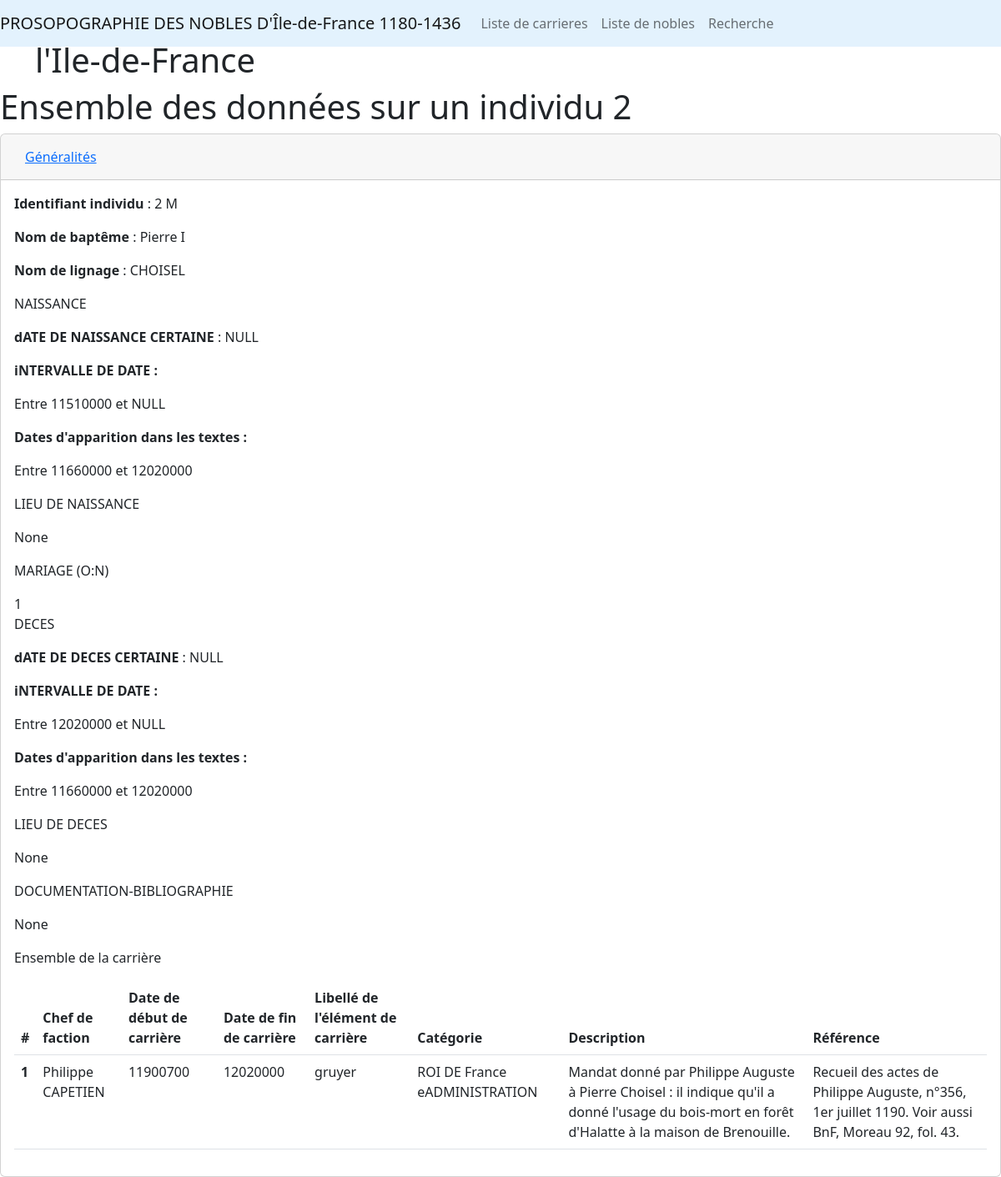
Page /individus/2 on the committed database.
### app/models/nobility.py (models this page shows)
class IndIndividus(db.Model):
    __tablename__="indindividus"
    IND_id=db.Column(db.Integer,primary_key=True)
    IND_sexe=db.Column(db.Text)
    IND_prenom=db.Column(db.Text)
    IND_lignage=db.Column(db.Text)
    NUM_lignage=db.Column(db.Text)
    IND_surnom=db.Column(db.Text)
    IND_dat_naissance=db.Column(db.Text)
    IND_dat_naiss_approx_1=db.Column(db.Text)
    IND_dat_naiss_approx_2=db.Column(db.Text)
    IND_dat_deces=db.Column(db.Text)
    IND_dat_deces_approx_1=db.Column(db.Text)
    IND_dat_deces_approx_2=db.Column(db.Text)
    IND_dat_deces=db.Column(db.Text)
    IND_dat_deb_apparition=db.Column(db.Text)
    IND_dat_fin_apparition=db.Column(db.Text)
    IND_inhumation=db.Column(db.Text)
    IND_naiss_lieu=db.Column(db.Text)
    IND_deces=db.Column(db.Text)
    IND_origine_geo=db.Column(db.Text)
    IND_mariage=db.Column(db.Text)
    IND_documentation=db.Column(db.Text)
    IND_comm=db.Column(db.Text)
    relation_carriere_sortante = db.relationship(
        "CrrCarriere",
        foreign_keys='CrrCarriere.IND_id_1',
        primaryjoin="IndIndividus.IND_id == CrrCarriere.IND_id_1",
        backref="relation_carriere_sortante",
        lazy="dynamic"
    )
    relation_carriere_entrante = db.relationship(
        "CrrCarriere",
        foreign_keys='CrrCarriere.IND_id_2',
        primaryjoin="IndIndividus.IND_id == CrrCarriere.IND_id_2",
        backref="relation_carriere_entrante",
        lazy="dynamic"
    )
    __table_args__ = (
        db.CheckConstraint('crrCarriere.IND_id_1 != CrrCarriere.IND_id_2', name='check_diff_individus'),
    )

class CrrCarriere(db.Model):
    __tablename__="crrcarriere"
    CRR_id=db.Column(db.Integer,primary_key=True)
    IND_id_1=db.Column(db.Integer, db.ForeignKey('indindividus.IND_id'), primary_key=True)
    IND_id_2=db.Column(db.Integer, db.ForeignKey('indindividus.IND_id'), primary_key=True)
    TYP_type_6=db.Column(db.Integer,db.ForeignKey('typtype6.TYP_id_6'), primary_key=True)
    REF_id=db.Column(db.Integer,db.ForeignKey('refdocuments.REF_id'), primary_key=True)
    CRR_dat_deb=db.Column(db.Text)
    CRR_dat_fin=db.Column(db.Text)
    CRR_lib=db.Column(db.Text)
    CRR_desc=db.Column(db.Text)
    CRR_comment=db.Column(db.Text)
    CRR_fiab=db.Column(db.Integer)

class TypType6(db.Model):
    __tablename__="typtype6"
    TYP_id_6=db.Column(db.Integer, primary_key=True)
    TYP_groupes=db.Column(db.Text)
    TYP_sous_groupes=db.Column(db.Text)
    TYP_lib=db.Column(db.Text)
    TYP_fiab=db.Column(db.Integer)
    type_relations=db.relationship(
        'CrrCarriere',
        backref='type_relations',
        lazy='dynamic'
        )

class RefDocuments(db.Model):
    __tablename__="refdocuments"
    REF_id=db.Column(db.Integer, primary_key=True)
    REF_code=db.Column(db.Text)
    REF_fond=db.Column(db.Text)
    REF_classification=db.Column(db.Text)
    REF_desc=db.Column(db.Text)
    REF_comm=db.Column(db.Text)
    REF_transc=db.Column(db.Text)
    REF_trad=db.Column(db.Text)
    REF_date=db.Column(db.Text)
    REF_fiab=db.Column(db.Integer)
    references = db.relationship(
        'CrrCarriere',
        backref='references',
        lazy='dynamic'
        )

### app/routes/generales.py (the view, shortened to what this page needs)
@app.route("/individus/<int:id_individu>")
def un_individu(id_individu):
  individu_1 = IndIndividus.query.get(id_individu)
  carrieres_sortantes=[]
  relations_carrieres_sortantes=individu_1.relation_carriere_sortante.all()
  if relations_carrieres_sortantes:
    for carriere in relations_carrieres_sortantes:
      print(type(carriere))  # Vérifiez si c'est un objet ou un dictionnaire
      individu_2 = IndIndividus.query.get(carriere.IND_id_2)
      type_relation = TypType6.query.get(carriere.TYP_type_6)
      reference=RefDocuments.query.get(carriere.REF_id)
      if reference is not None:
        carrieres_sortantes.append({
          "nomIndividu_2": f"{individu_2.IND_prenom} {individu_2.IND_lignage}" if individu_2 else "Inconnu",
          "Element_de_carriere": carriere.CRR_desc,
          "Référence_carriere": reference.REF_desc,
          "Type_carriere_groupe":f"{type_relation.TYP_groupes} e{type_relation.TYP_sous_groupes}",
          "Type_carriere_libelle":type_relation.TYP_lib,
          "Date_debut": carriere.CRR_dat_deb,
          "Date_fin": carriere.CRR_dat_fin,
          "Description": carriere.CRR_lib
        })
    carrieres_sortantes_triees = sorted(carrieres_sortantes, key=lambda x: x['Date_debut'])
    return render_template("pages/un_individu.html",donnee=individu_1,carrieres=carrieres_sortantes_triees,sous_titre=id_individu)
  else:
    return render_template("pages/un_individu.html",donnee=individu_1,sous_titre=id_individu)

### app/templates/pages/un_individu.html
{% extends "partials/conteneur.html" %}
{% block body %}
<div class="container">
    <h1>Bienvenue sur le site de la prosopographie nobiliaire de l'Île-de-France</h1>
</div>
<div class="row">
    <h1>Ensemble des données sur un individu {{sous_titre}}</h1>
    <br>
</div>
<div id="accordion">
    <div class="card">
        <div class="card-header" id="headinggeneralites">
            <h5 class="mb-0">
                <button class="btn btn-link collapsed" data-toggle="collapse" data-target="#collapsegeneralites"
                    aria-expanded="false" aria-controls="collapsegeneralites">
                    Généralités
                </button>
            </h5>
        </div>
        <div>
            <div class="card-body">
                    <p><b>Identifiant individu</b> : {{donnee.IND_id}}  {{donnee.IND_sexe}}</p>
                    <p><b>Nom de baptême</b> : {{donnee.IND_prenom}} {{donnee.NUM_lignage}}</p>
                    <p><b>Nom de lignage</b> : {{donnee.IND_lignage}} </p>
                    <p>NAISSANCE</p>
                    <p><b>dATE DE NAISSANCE CERTAINE</b> : {{donnee.IND_dat_naissance}} </p>
                    <p><b>iNTERVALLE DE DATE :</b></p>
                    <p>Entre {{donnee.IND_dat_naiss_approx_1}} et {{donnee.IND_dat_naiss_approx_2}} </p>
                    <p><b>Dates d'apparition dans les textes :</b></p>
                    <p>Entre {{donnee.IND_dat_deb_apparition}} et {{donnee.IND_dat_fin_apparition}} </p>
                    <p>LIEU DE NAISSANCE</p>
                    <p>{{donnee.IND_naiss_lieu}}</p>
                    <p>MARIAGE (O:N)</p>
                    {{donnee.IND_mariage}}
                    <p>DECES</p>
                    <p><b>dATE DE DECES CERTAINE</b> : {{donnee.IND_dat_deces}} </p>
                    <p><b>iNTERVALLE DE DATE :</b></p>
                    <p>Entre {{donnee.IND_dat_deces_approx_1}} et {{donnee.IND_dat_deces_approx_2}} </p>
                    <p><b>Dates d'apparition dans les textes :</b></p>
                    <p>Entre {{donnee.IND_dat_deb_apparition}} et {{donnee.IND_dat_fin_apparition}} </p>
                    <p>LIEU DE DECES</p>
                    <p>{{donnee.IND_naiss_lieu}}</p>
                    <p>DOCUMENTATION-BIBLIOGRAPHIE</p>
                    <p>{{donnee.IND_deces}}</p>
                    {%if carrieres%}
                        <p>Ensemble de la carrière</p>
                        <table class="table">
                            <thead>
                                <tr>
                                    <th scope="col">#</th>
                                    <th scope="col">Chef de faction</th>
                                    <th scope="col">Date de début de carrière</th>
                                    <th scope="col">Date de fin de carrière</th>
                                    <th scope="col">Libellé de l'élément de carrière</th>
                                    <th scope="col">Catégorie</th>
                                    <th scope="col">Description</th>
                                    <th scope="col">Référence</th>
                                </tr>
                            </thead>
                            <tbody>
                                {%for carriere in carrieres%}
                                <tr>
                                    <th scope="row">{{loop.index}}</th>
                                    <td>{{carriere.nomIndividu_2}}</td>
                                    <td>{{carriere.Date_debut}}</td>
                                    <td>{{carriere.Date_fin}}</td>
                                    <td>{{carriere.Type_carriere_libelle}}</td>
                                    <td>{{carriere.Type_carriere_groupe}}</td>
                                    <td>{{carriere.Element_de_carriere}}</td>
                                    <td>{{carriere.Référence_carriere}}</td>
                                </tr>
                                {%endfor%}
                            </tbody>
                        </table>
                    {%endif%}
            </div>
        </div>
    </div>
{% endblock %}

### app/templates/partials/conteneur.html (shortened to what this page needs)
<!doctype html>
<html lang="en">
<head>
    {% include "partials/css.html" %}
</head>
<body>
    <body>
        <nav class="navbar navbar-expand-lg  fixed-top navbar-light" style="background-color: #e3f2fd;"">
          <a class=" navbar-brand" href="{{ url_for('all_individus',page=1) }}">PROSOPOGRAPHIE DES NOBLES D'Île-de-France 1180-1436</a>
          <div class="collapse navbar-collapse" id="navbarSupportedContent">
            <ul class="navbar-nav mr-auto">
              <li class="nav-item active">
                <a class="nav-link" href="{{ url_for('all_carrieres') }}">Liste de carrieres</a>
              </li>
              <li class="nav-item active">
                <a class="nav-link" href="{{ url_for('all_individus') }}">Liste de nobles</a>
              </li>
              <li class="nav-item active">
                <a class="nav-link" href="{{ url_for('recherche') }}">Recherche</a>
              </li>
            </ul>
          </div>
        </nav>
    {% block body%}{%endblock%}
</body>
</html>

### app/templates/partials/css.html (shortened to what this page needs)
<link href="https://cdn.jsdelivr.net/npm/bootstrap@5.2.2/dist/css/bootstrap.min.css" rel="stylesheet"
>
<link rel="stylesheet" href="{{ url_for('static', filename='css/font-awesome.css')}}">

### rows in the picture
IndIndividus: IND_id "2", IND_sexe "M", IND_prenom "Pierre", IND_lignage "CHOISEL", IND_dat_naissance "NULL", IND_dat_naiss_approx_1 "11510000", IND_dat_naiss_approx_2 "NULL", IND_dat_deb_apparition "11660000", IND_dat_fin_apparition "12020000", IND_naiss_lieu "None", IND_mariage "1", IND_dat_deces "NULL", IND_dat_deces_approx_1 "12020000", IND_dat_deces_approx_2 "NULL", IND_deces "None"
CrrCarriere: Date_debut "11900700", Date_fin "12020000", Element_de_carriere "Mandat donné par Philippe Auguste à Pierre Choisel : il indique qu'il a donné l'usage du bois-mort en forêt d'Halatte à la maison de Brenouille."
TypType6: Type_carriere_libelle "gruyer"
RefDocuments: Référence_carriere "Recueil des actes de Philippe Auguste, n°356, 1er juillet 1190. Voir aussi BnF, Moreau 92, fol. 43."

### other values in the picture
{{ sous_titre }} "2"
{{ donnee.NUM_lignage }} "I"
{{ carriere.nomIndividu_2 }} "Philippe CAPETIEN"
{{ carriere.Type_carriere_groupe }} "ROI DE France eADMINISTRATION"
